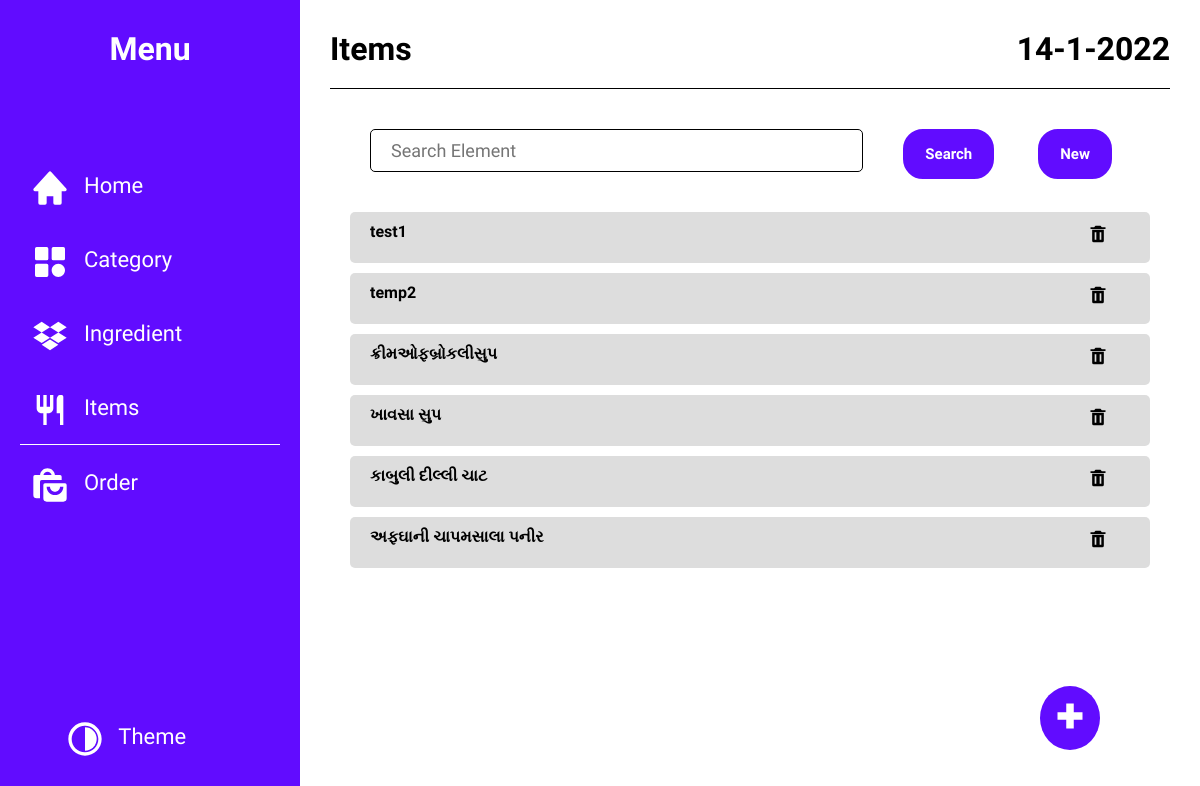
Page /orderInventory/Items/ on the committed database.
### orderInventory/models.py (models this page shows, shortened)
class ItemIndividual(models.Model):
    name = models.CharField(max_length=64)
    createdAt = models.DateTimeField(default=datetime.now)
    modifyAt = models.DateTimeField(blank=True, null=True)

### orderInventory/views.py (the view)
# urls.py: path('Items/', views.itemsHome, name="items"),
@cache_control(max_age=3600)
def itemsHome(request):
    items = models.ItemIndividual.objects.all()
    ingredients = models.IngredientIndividual.objects.all()
    category = models.Category.objects.all()
    return render(request, 'items.html', {
        "toolbar": True,
        "putPlus": True,
        "active": "items",
        "data": items,
        "options": ingredients,
        "Category": category,
        "queryItem": "item_one",
        "heading": "Items",
    })

### orderInventory/templates/items.html (shortened to what this page needs)
{% extends 'template.html' %}
{% load static %}
{% block heading %}
    {{ heading }}
{% endblock %}
{% block Main %}
<div id="single-section">
    <section class="single-container">
        {% for i in data %}
        <div class="suggetion-list-item">
            <p class="text" data-itemid="{{ i.id }}" data-queryItem="{{ queryItem }}">{{ i.name }} </p>
            <form method="POST" action="{% url 'inventory:delete_items' %}" style="text-align: center" id="deleteFromItems">
                <button class="add button-remove deleteItem">
                <svg xmlns="http://www.w3.org/2000/svg" viewBox="0 0 24 24" >
                    <path d="M6 7H5v13a2 2 0 0 0 2 2h10a2 2 0 0 0 2-2V7H6zm4 12H8v-9h2v9zm6 0h-2v-9h2v9zm.618-15L15 2H9L7.382 4H3v2h18V4z">
                    </path>
                </svg>
                </button>
          </form>
        </div>
        {% endfor %}
    </section>
</div>
{% endblock %}

### orderInventory/static/css/style.css (style rules this page uses)
* { margin: 0; padding: 0; box-sizing: border-box; font-family: 'Readex Pro', sans-serif; }
:root { --text-color : #fff; --bg-color-main : #610CFF; --item : #dddddd; --text-alter : #000; --bg-color-alter : #fff; --danger_color : #aa0a0a; }
svg { padding: 0; width: 40px; height: 40px; fill: var(--text-color); }
.button-remove { border: none; outline: none; color: var(--text-color); background: transparent; cursor: pointer; padding: 15px; }
main section { vertical-align: top; padding: 0 30px; display: inline-block; overflow-y: auto; border-right: 1px solid var(--text-alter); width: 45%; max-width: 45vw; min-height: 550px; max-height: 620px; }
.single-container { border: none; width: 100%; padding: 0 50px; max-width: 100%; max-height: 620px; }
#single-section { max-height: 575px; }
.suggetion-list-item { display: grid; grid-template-columns: repeat(12,1fr); background: var(--item); margin: 10px 0; padding: 10px 20px 15px; border-radius: 5px; }
.suggetion-list-item .text { grid-column: 1 / 12; display: inline-block; font-weight: 600; cursor: pointer; color: var(--text-alter); }
.suggetion-list-item .add { grid-column: 12 / 12; margin: 0 20px; text-align: right; padding: 0 !important; padding-top: 2px !important ; }
.suggetion-list-item .add svg { width: 20px; height: 20px; fill: var(--text-alter); }

### rows in the picture
ItemIndividual: name "test1"
ItemIndividual: name "temp2"
ItemIndividual: name "ક્રીમઓફબ્રોકલીસુપ"
ItemIndividual: name "ખાવસા સુપ"
ItemIndividual: name "કાબુલી દીલ્લી ચાટ"
ItemIndividual: name "અફઘાની ચાપમસાલા પનીર"

### other values in the picture
{{ heading }} "Items"
